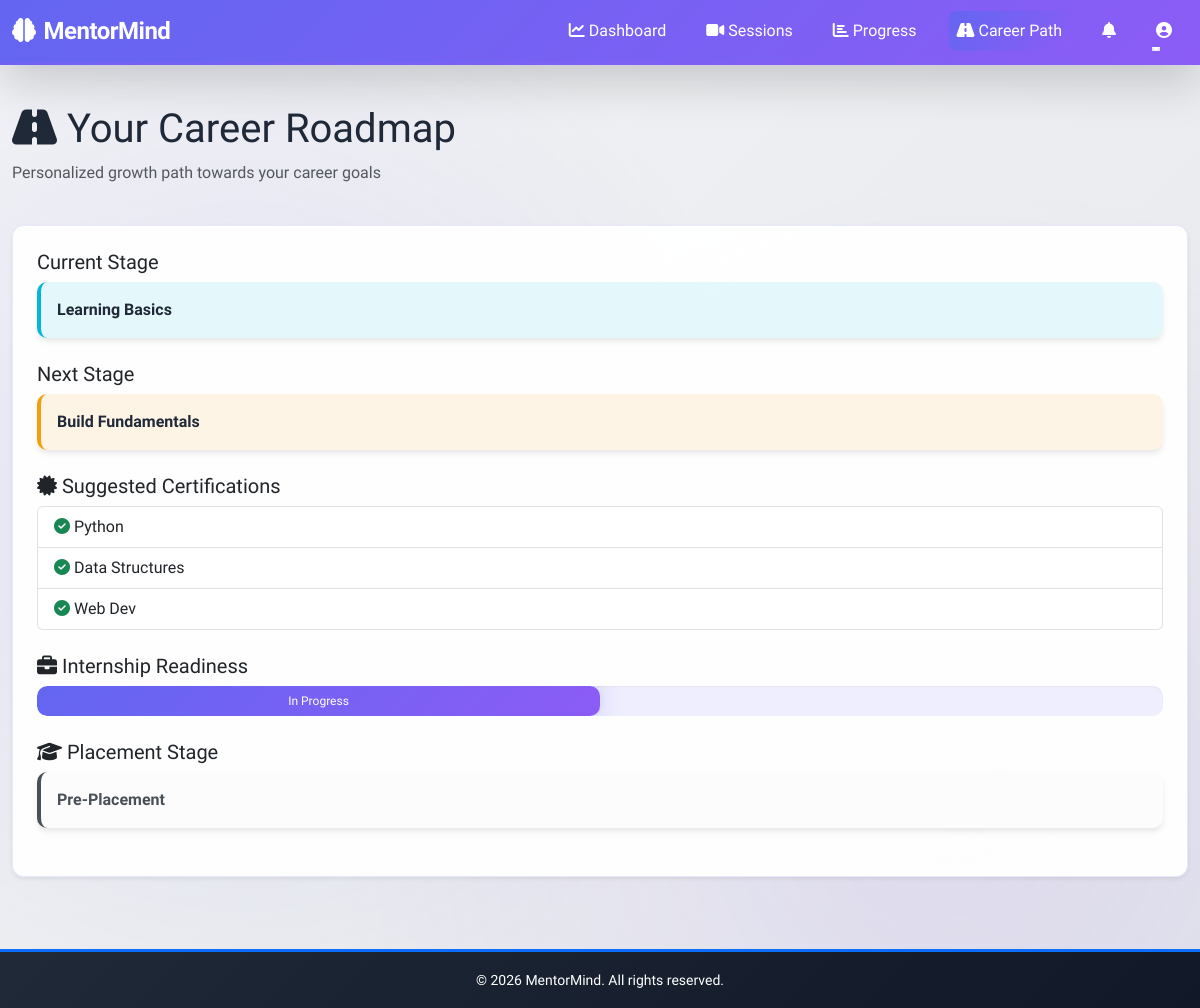
The app's page /student/career-roadmap (signed in) with its own data.
### backend/app/models/models.py (models this page shows)
class CareerRoadmap(db.Model):
    __tablename__ = 'career_roadmap'
    roadmap_id = db.Column(db.Integer, primary_key=True)
    student_id = db.Column(db.Integer, db.ForeignKey('users.user_id'), nullable=False)
    mentor_id = db.Column(db.Integer, db.ForeignKey('users.user_id'))
    current_stage = db.Column(db.String(100))
    next_stage = db.Column(db.String(100))
    suggested_certifications = db.Column(db.Text)
    internship_readiness = db.Column(db.String(50))
    placement_stage = db.Column(db.String(100))
    created_at = db.Column(db.DateTime, default=datetime.utcnow)
    updated_at = db.Column(db.DateTime, default=datetime.utcnow, onupdate=datetime.utcnow)

### backend/app/routes/student.py (the view)
@student_bp.route('/career-roadmap')
@login_required
def career_roadmap():
    if current_user.role != 'student':
        return redirect(url_for('auth.login'))
    roadmap = CareerRoadmap.query.filter_by(student_id=current_user.user_id).first()
    return render_template('student/career_roadmap.html', roadmap=roadmap)

### backend/app/templates/student/career_roadmap.html (shortened to what this page needs)
{% extends "base.html" %}
{% block content %}
<div class="container-fluid py-4">
    <div class="row mb-4">
        <div class="col-md-12">
            <h1><i class="fas fa-road"></i> Your Career Roadmap</h1>
            <p class="text-muted">Personalized growth path towards your career goals</p>
        </div>
    </div>
    {% if roadmap %}
        <div class="row">
            <div class="col-md-12">
                <div class="card shadow-sm">
                    <div class="card-body">
                        <div class="mb-4">
                            <h5>Current Stage</h5>
                            <div class="alert alert-info">
                                <strong>{{ roadmap.current_stage }}</strong>
                            </div>
                        </div>
                        <div class="mb-4">
                            <h5>Next Stage</h5>
                            <div class="alert alert-warning">
                                <strong>{{ roadmap.next_stage }}</strong>
                            </div>
                        </div>
                        <div class="mb-4">
                            <h5><i class="fas fa-certificate"></i> Suggested Certifications</h5>
                            {% if roadmap.suggested_certifications %}
                                <ul class="list-group">
                                    {% for cert in roadmap.suggested_certifications.split(',') %}
                                        <li class="list-group-item">
                                            <i class="fas fa-check-circle text-success"></i> {{ cert.strip() }}
                                        </li>
                                    {% endfor %}
                                </ul>
                            {% else %}
                                <p class="text-muted">No certifications suggested yet</p>
                            {% endif %}
                        </div>
                        <div class="mb-4">
                            <h5><i class="fas fa-briefcase"></i> Internship Readiness</h5>
                            <div class="progress" style="height: 30px;">
                                {% set readiness = roadmap.internship_readiness %}
                                {% if readiness == 'Ready' %}
                                    <div class="progress-bar bg-success" style="width: 100%">Ready</div>
                                {% elif readiness == 'Almost Ready' %}
                                    <div class="progress-bar bg-warning" style="width: 75%">Almost Ready</div>
                                {% else %}
                                    <div class="progress-bar bg-info" style="width: 50%">In Progress</div>
                                {% endif %}
                            </div>
                        </div>
                        <div class="mb-4">
                            <h5><i class="fas fa-graduation-cap"></i> Placement Stage</h5>
                            <div class="alert alert-light">
                                <strong>{{ roadmap.placement_stage }}</strong>
                            </div>
                        </div>
                    </div>
                </div>
            </div>
        </div>
    {% endif %}
</div>
{% endblock %}

### backend/app/static/css/style.css (style rules this page uses)
:root { --primary: #6366f1; --secondary: #8b5cf6; --success: #10b981; --danger: #ef4444; --warning: #f59e0b; --info: #06b6d4; --dark: #1f2937; --light: #f3f4f6; --gradient-primary: linear-gradient(135deg, #6366f1 0%, #8b5cf6 100%); --gradient-success: linear-gradient(135deg, #10b981 0%, #34d399 100%); --gradient-danger: linear-gradient(135deg, #ef4444 0%, #f87171 100%); --gradient-warm: linear-gradient(135deg, #f59e0b 0%, #fbbf24 100%); --shadow-sm: 0 1px 2px 0 rgba(0, 0, 0, 0.05); --shadow-md: 0 4px 6px -1px rgba(0, 0, 0, 0.1); --shadow-lg: 0 10px 15px -3px rgba(0, 0, 0, 0.1); --shadow-xl: 0 20px 25px -5px rgba(0, 0, 0, 0.1); --transition-fast: 0.2s ease-in-out; --transition-base: 0.3s ease-in-out; --transition-slow: 0.5s ease-in-out; }
body, html { pointer-events: auto !important; overflow: auto !important; }
* { margin: 0; padding: 0; box-sizing: border-box; }
body { font-family: 'Segoe UI', Tahoma, Geneva, Verdana, sans-serif; background: linear-gradient(135deg, #f3f4f6 0%, #e5e7eb 100%); min-height: 100vh; color: var(--dark); overflow-x: hidden; }
body::before { content: ''; position: fixed; top: 0; left: 0; width: 100%; height: 100%; background: radial-gradient(circle at 20% 50%, rgba(99, 102, 241, 0.1) 0%, transparent 50%), radial-gradient(circle at 80% 80%, rgba(139, 92, 246, 0.1) 0%, transparent 50%); pointer-events: none; z-index: -1; }
.card { border: none; border-radius: 12px; overflow: hidden; background: rgba(255, 255, 255, 0.95); box-shadow: var(--shadow-md); transition: all var(--transition-base); border: 1px solid rgba(99, 102, 241, 0.15); pointer-events: auto !important; }
.card-body { padding: 1.5rem; }
.alert { border: none; border-radius: 10px; border-left: 4px solid; animation: slideInDown 0.4s ease-out; box-shadow: var(--shadow-md); }
.alert-warning { background: rgba(245, 158, 11, 0.1); border-left-color: var(--warning); color: var(--dark); }
.alert-info { background: rgba(6, 182, 212, 0.1); border-left-color: var(--info); color: var(--dark); }
.progress { height: 8px; border-radius: 10px; background: rgba(99, 102, 241, 0.1); overflow: hidden; box-shadow: inset var(--shadow-sm); }
.progress-bar { background: var(--gradient-primary); transition: width 0.6s ease-out; border-radius: 10px; box-shadow: 0 0 20px rgba(99, 102, 241, 0.3); }

### records on screen
CareerRoadmap: current_stage "Learning Basics", next_stage "Build Fundamentals", placement_stage "Pre-Placement"

### other values on screen
{{ cert.strip() }} "Python" "Data Structures" "Web Dev"
